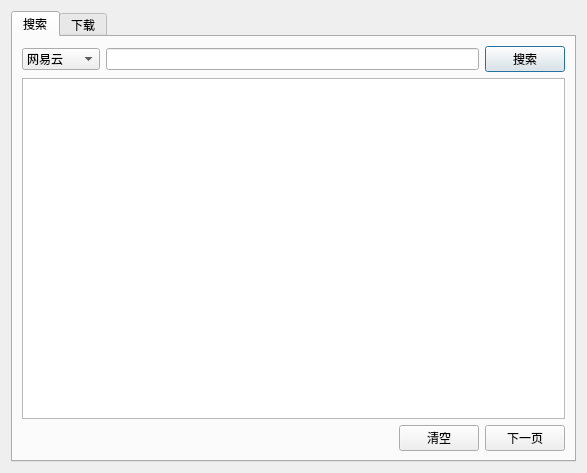
<?xml version="1.0" encoding="UTF-8"?>
<ui version="4.0">
 <class>qDialog_downloadDialog</class>
 <widget class="QDialog" name="qDialog_downloadDialog">
  <property name="geometry">
   <rect>
    <x>0</x>
    <y>0</y>
    <width>587</width>
    <height>473</height>
   </rect>
  </property>
  <property name="windowTitle">
   <string>Easy Music Plus Downloader</string>
  </property>
  <layout class="QHBoxLayout" name="qHBoxLayout_mainLayout">
   <item>
    <widget class="QTabWidget" name="qTabWidget_mainTabs">
     <property name="currentIndex">
      <number>0</number>
     </property>
     <widget class="QWidget" name="qWidget_searchPage">
      <attribute name="title">
       <string>搜索</string>
      </attribute>
      <layout class="QVBoxLayout" name="qVBoxLayout_searchLayout">
       <item>
        <layout class="QHBoxLayout" name="qHBoxLayout_searchBar">
         <item>
          <widget class="QComboBox" name="qComboBox_searchSource">
           <item>
            <property name="text">
             <string>网易云</string>
            </property>
           </item>
           <item>
            <property name="text">
             <string>哔哩哔哩</string>
            </property>
           </item>
          </widget>
         </item>
         <item>
          <widget class="QLineEdit" name="qLineEdit_searchKeyword"/>
         </item>
         <item>
          <widget class="QPushButton" name="qPushButton_search">
           <property name="text">
            <string>搜索</string>
           </property>
          </widget>
         </item>
        </layout>
       </item>
       <item>
        <layout class="QHBoxLayout" name="qHBoxLayout_searchResult">
         <item>
          <widget class="QTableView" name="qTableView_searchResult"/>
         </item>
        </layout>
       </item>
       <item>
        <layout class="QHBoxLayout" name="qHBoxLayout_searchControl">
         <item>
          <spacer name="qSpacer_searchControl">
           <property name="orientation">
            <enum>Qt::Horizontal</enum>
           </property>
           <property name="sizeHint" stdset="0">
            <size>
             <width>40</width>
             <height>20</height>
            </size>
           </property>
          </spacer>
         </item>
         <item>
          <widget class="QPushButton" name="qPushButton_clearSearch">
           <property name="text">
            <string>清空</string>
           </property>
          </widget>
         </item>
         <item>
          <widget class="QPushButton" name="qPushButton_nextPage">
           <property name="text">
            <string>下一页</string>
           </property>
          </widget>
         </item>
        </layout>
       </item>
      </layout>
     </widget>
     <widget class="QWidget" name="qWidget_downloadPage">
      <attribute name="title">
       <string>下载</string>
      </attribute>
      <layout class="QVBoxLayout" name="qVBoxLayout_downloadLayout">
       <item>
        <layout class="QGridLayout" name="qGridLayout_downloadInput">
         <item row="0" column="0">
          <widget class="QLabel" name="qLabel_url">
           <property name="text">
            <string>网址</string>
           </property>
          </widget>
         </item>
         <item row="0" column="1">
          <widget class="QLineEdit" name="qLineEdit_url"/>
         </item>
         <item row="0" column="2" colspan="2">
          <widget class="QPushButton" name="qPushButton_downloadUrl">
           <property name="text">
            <string>下载</string>
           </property>
          </widget>
         </item>
         <item row="1" column="0">
          <widget class="QLabel" name="qLabel_mediaId">
           <property name="text">
            <string>id</string>
           </property>
          </widget>
         </item>
         <item row="1" column="1">
          <widget class="QLineEdit" name="qLineEdit_mediaId"/>
         </item>
         <item row="1" column="2" colspan="2">
          <widget class="QPushButton" name="qPushButton_downloadId">
           <property name="text">
            <string>下载</string>
           </property>
          </widget>
         </item>
         <item row="2" column="0">
          <widget class="QLabel" name="qLabel_outputPath">
           <property name="text">
            <string>路径</string>
           </property>
          </widget>
         </item>
         <item row="2" column="1">
          <widget class="QLineEdit" name="qLineEdit_outputPath"/>
         </item>
         <item row="2" column="2">
          <widget class="QPushButton" name="qPushButton_browsePath">
           <property name="text">
            <string>浏览</string>
           </property>
          </widget>
         </item>
         <item row="2" column="3">
          <widget class="QPushButton" name="qPushButton_moreOptions">
           <property name="text">
            <string>更多选项</string>
           </property>
          </widget>
         </item>
        </layout>
       </item>
       <item>
        <widget class="QTextBrowser" name="qTextBrowser_taskDetail"/>
       </item>
       <item>
        <widget class="QTextBrowser" name="qTextBrowser_parseResult"/>
       </item>
       <item>
        <widget class="QTextBrowser" name="qTextBrowser_downloadLog"/>
       </item>
       <item>
        <layout class="QHBoxLayout" name="qHBoxLayout_downloadProgress">
         <item>
          <widget class="QProgressBar" name="qProgressBar_download">
           <property name="value">
            <number>24</number>
           </property>
          </widget>
         </item>
         <item>
          <widget class="QLabel" name="qLabel_downloadSpeed">
           <property name="text">
            <string>0kB/s</string>
           </property>
          </widget>
         </item>
        </layout>
       </item>
       <item>
        <layout class="QHBoxLayout" name="qHBoxLayout_downloadControl">
         <item>
          <spacer name="qSpacer_downloadControl">
           <property name="orientation">
            <enum>Qt::Horizontal</enum>
           </property>
           <property name="sizeHint" stdset="0">
            <size>
             <width>40</width>
             <height>20</height>
            </size>
           </property>
          </spacer>
         </item>
         <item>
          <widget class="QPushButton" name="qPushButton_stopDownload">
           <property name="text">
            <string>停止</string>
           </property>
          </widget>
         </item>
         <item>
          <widget class="QPushButton" name="qPushButton_pauseDownload">
           <property name="text">
            <string>暂停</string>
           </property>
          </widget>
         </item>
        </layout>
       </item>
      </layout>
     </widget>
    </widget>
   </item>
  </layout>
 </widget>
 <resources/>
 <connections/>
</ui>
